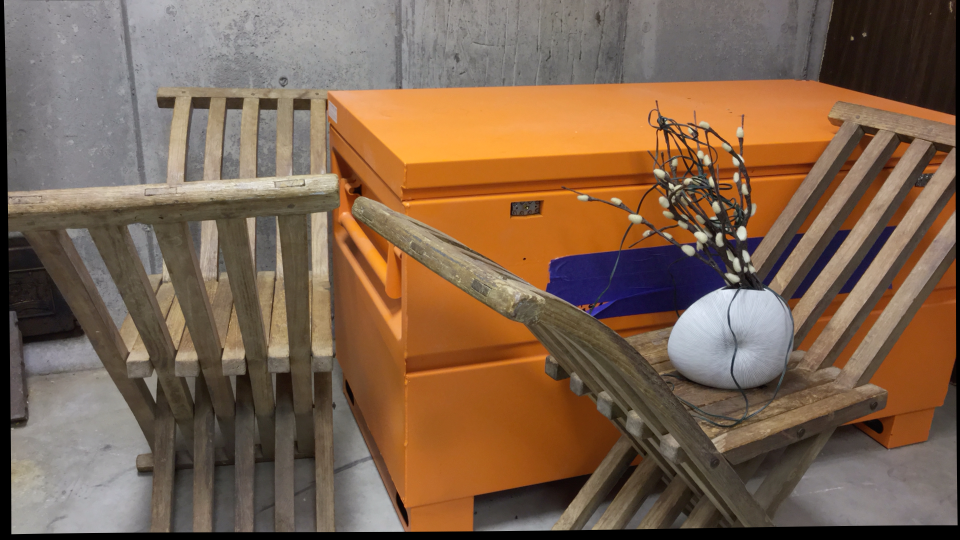
#> input picture data/curule/im0.png, 1920 x 1080 px, found by its file name (shown at 1/2 size)
$ python stereo.py
#> lines starting #> are read from the running program, lines starting #| are printed output that depends on the picture; long printed decimals are rounded
### src/calibrate.py
import cv2
import numpy as np
import matplotlib.pyplot as plt


def features_match(img1, img2):

    sift = cv2.SIFT_create()
    orb = cv2.ORB_create(nfeatures=500)

    kp1, desc1 = orb.detectAndCompute(img1, None)
    kp2, desc2 = orb.detectAndCompute(img2, None)

    index_params = dict(algorithm = 6, table_numer=6, key_size=12, multi_probe_level=2)
    search_params = {}
    flann = cv2.FlannBasedMatcher(index_params, search_params)
    matches = flann.knnMatch(desc1, desc2, k=2)

    good = []
    for m,n in matches:
        if m.distance < 0.6*n.distance:
            good.append(m)

    src_pts_temp = np.float32([kp1[m.queryIdx].pt for m in good])
    dst_pts_temp = np.float32([kp2[m.trainIdx].pt for m in good])

    img3 = cv2.drawMatches(img1, kp1, img2, kp2, good, None, flags=2)
    plt.imshow(img3)
    plt.show()
    # cv2.imwrite('img1.jpg', img3)

    return src_pts_temp, dst_pts_temp


def normalizePoints(pts):

    t_x = np.mean(pts, axis=0)[0]
    t_y = np.mean(pts, axis=0)[1]
    s = (2**0.5)/(((1/(len(pts)))*(np.sum(np.sum(np.square(np.subtract(pts, np.mean(pts, axis=0))), axis=1))))**0.5)

    T = np.matmul((np.array([[s, 0, 0], [0, s, 0], [0, 0, 1]])),(np.array([[1, 0, (-t_x)], [0, 1, (-t_y)], [0, 0, 1]])))

    pts_norm = np.matmul(T, ((np.hstack([pts, np.ones((len(pts), 1))])).T))
    pts_norm = ((np.divide(pts_norm, pts_norm[-1]))[0:2]).T


    return pts_norm, T


def computeFundamentalMatrix(src_pts, dst_pts):

    src_norm, T_src = normalizePoints(src_pts)
    dst_norm, T_dst = normalizePoints(dst_pts)

    A = []
    for i in range(len(src_norm)):
        A.append([((src_norm[i][0])*(dst_norm[i][0])), ((src_norm[i][0])*(dst_norm[i][1])), (src_norm[i][0]), ((src_norm[i][1])*(dst_norm[i][0])), ((src_norm[i][1])*(dst_norm[i][1])), (src_norm[i][1]), (dst_norm[i][0]), (dst_norm[i][1]), (1)])
    A = np.asarray(A)

    _, __, VT_A = np.linalg.svd(A)

    F_norm = np.reshape(VT_A[-1], (3, 3))

    if (np.linalg.matrix_rank(F_norm) == 3):

        U, S, VT = np.linalg.svd(F_norm)
        S[-1] = 0
        F_norm = np.matmul(U * S, VT)

    F = np.matmul(np.matmul((T_dst.T), F_norm), T_src)
    F = np.divide(F, F[-1][-1])

    return F


# [43 lines left out: functions checkInliers, RANSACforFundamentalMatrix, not called in this run]


def computeEssentialMatrix(F, cam0, cam1):

    E = np.matmul((np.matmul(cam1.T, F)), cam0)

    if (np.linalg.matrix_rank(E) == 3):

        U, S, VT = np.linalg.svd(E)
        S[-1] = 0
        E = np.matmul(U * S, VT)

    return E


def decomposeEssentialMatrix(E, cam0, cam1, src_pts, dst_pts):

    W = np.array([[0, -1, 0], [1, 0, 0], [0, 0, 1]])
    U, _, VT = np.linalg.svd(E)

    C1 = C3 = U[:, 2].reshape(3, 1)
    C2 = C4 = -U[:, 2].reshape(3, 1)

    R1 = R2 = np.matmul((np.matmul(U, W)), VT)
    R3 = R4 = np.matmul((np.matmul(U, W.T)), VT)

    if (np.linalg.det(R1) < 0):
        R1 = -R1
        R2 = -R2
        C1 = -C1
        C2 = -C2
    if (np.linalg.det(R3) < 0):
        R3 = -R3
        R4 = -R4
        C3 = -C3
        C4 = -C4

    print('R1 = ')
    print(R1)
    print()
    print('R2 = ')
    print(R2)
    print()
    print('R3 = ')
    print(R3)
    print()
    print('R4 = ')
    print(R4)
    print()
    print('C1 = ')
    print(C1)
    print()
    print('C2 = ')
    print(C2)
    print()
    print('C3 = ')
    print(C3)
    print()
    print('C4 = ')
    print(C4)
    print()

### src/rectify.py
import cv2
import numpy as np
import matplotlib.pyplot as plt


def rectifyImages(img1, img2, F, src_pts, dst_pts):

    h, w = img2.shape
    _, H1, H2 = cv2.stereoRectifyUncalibrated(src_pts, dst_pts, F, imgSize=(w, h), threshold=0)

    print("Homography Matrix for Left Image: H1 = ")
    print(H1)
    print()
    print("Homography Matrix for Right Image: H2 = ")
    print(H2)

    img1_rect = cv2.warpPerspective(img1, H1, (w, h))
    img2_rect = cv2.warpPerspective(img2, H2, (w, h))

    F_new = np.matmul(((np.linalg.inv(H2)).T), (np.matmul(F, np.linalg.inv(H1))))

    src_new_pts = (np.matmul(H1, ((np.hstack((src_pts, np.ones((len(src_pts), 1))))).T)))
    src_new_pts = np.divide(src_new_pts, src_new_pts[-1])
    src_new_pts = (src_new_pts[0:2]).T

    dst_new_pts = (np.matmul(H2, ((np.hstack((dst_pts, np.ones((len(dst_pts), 1))))).T)))
    dst_new_pts = np.divide(dst_new_pts, dst_new_pts[-1])
    dst_new_pts = (dst_new_pts[0:2]).T

    return img1_rect, img2_rect, F_new, src_new_pts, dst_new_pts


def drawlines(img1,img2,lines,pts1,pts2):

    r,c = img1.shape

    img1 = cv2.cvtColor(img1,cv2.COLOR_GRAY2BGR)
    img2 = cv2.cvtColor(img2,cv2.COLOR_GRAY2BGR)

    for r,pt1,pt2 in zip(lines,pts1,pts2):

        # color = tuple(np.random.randint(0, 255, 3).tolist())
        color = (255, 0, 0)
        x0,y0 = map(int, [0, -r[2]/r[1] ])
        x1,y1 = map(int, [c, -(r[2]+r[0]*c)/r[1] ])

        img1 = cv2.line(img1, (x0,y0), (x1,y1), color, 1)
        img1 = cv2.circle(img1, (round(pt1[0]), round(pt1[1])), 5, color, -1)
        img2 = cv2.circle(img2, (round(pt2[0]), round(pt2[1])), 5, color, -1)

    return img1, img2


def drawEpipolarLines(img1_rect, img2_rect, F, src_pts, dst_pts):

    lines1 = cv2.computeCorrespondEpilines(dst_pts.reshape(-1,1,2), 2, F)
    lines1 = lines1.reshape(-1,3)
    img3, _ = drawlines(img1_rect, img2_rect, lines1, src_pts, dst_pts)

    lines2 = cv2.computeCorrespondEpilines(src_pts.reshape(-1,1,2), 1, F)
    lines2 = lines2.reshape(-1,3)
    img4, _ = drawlines(img2_rect, img1_rect, lines2, dst_pts, src_pts)

    img5 = np.concatenate((img3, img4), axis=1)
    # cv2.imwrite('img5.jpg', img5)

    plt.subplot(121),plt.imshow(img3)
    plt.subplot(122),plt.imshow(img4)
    plt.show()

### src/correspond.py
import cv2
import numpy as np
import matplotlib.pyplot as plt


def SSD(kernel1, kernel2):

    SSD = np.sum(np.square(np.subtract(kernel1, kernel2)))

    return SSD


def matchingWindows(img1, img2):

    h, w = img1.shape

    disp_map = np.zeros((h, w))
    depth = np.zeros((h, w))

    win_size = 30

    for i in range(0, h, win_size):
        for j in range(0, w, win_size):

            kernel1 = img1[i:i+win_size, j:j+win_size]

            SSD_min_val = np.inf
            index = j+0.001

            for k in range((max(0, j-100)), j, 5):

                kernel2 = img2[i:i+win_size, k:k+win_size]

                SSD_val = SSD(kernel1, kernel2)

                if SSD_val <= SSD_min_val:
                    index = k
                    SSD_min_val = SSD_val

            disp = (np.abs(index - j))

            disp_map[i:i+win_size, j:j+win_size] = disp

    max_SSD = np.amax(disp_map)
    min_SSD = np.amin(disp_map)
    scale = (255/(max_SSD - min_SSD))

    disp_img = np.multiply(disp_map, scale)
    disp_img = np.subtract(disp_img, ((255*min_SSD)/(max_SSD-min_SSD)))
    disp_img = np.uint8(disp_img)

    disp_img_heat = cv2.applyColorMap(disp_img, cv2.COLORMAP_TURBO)
    # cv2.imwrite('img7.jpg', disp_img)
    # cv2.imwrite('img8.jpg', disp_img_heat)

    return disp_map, disp_img

### src/depth.py
import cv2
import numpy as np
import matplotlib.pyplot as plt


def computeDepth(disp_map, cam0, baseline):

    f = cam0[0][0]

    depth_map = np.multiply(1/disp_map, (f*baseline))
    depth_map = np.uint8(depth_map)

    max_depth = np.amax(depth_map)
    min_depth = np.amin(depth_map)
    scale = (255/(max_depth - min_depth))

    depth_img = np.multiply(depth_map, scale)
    depth_img = np.subtract(depth_img, ((255*min_depth)/(max_depth-min_depth)))
    depth_img = np.uint8(depth_img)
    # depth_img = 255 - depth_img

    depth_img_heat = cv2.applyColorMap(depth_img, cv2.COLORMAP_TURBO)
    # cv2.imwrite('img9.jpg', depth_img)
    # cv2.imwrite('img10.jpg', depth_img_heat)

    return depth_map, depth_img

### src/stereo.py
import cv2
import numpy as np
import matplotlib.pyplot as plt
from calibrate import *
from rectify import *
from correspond import *
from depth import *


def stereo(folder):

#> called with folder = 'octagon'
    img1 = cv2.imread('./data/'+folder+'/im0.png')
#> img1 is the input picture: shape (1080, 1920, 3); mean B, G, R 78.9, 99.9, 126
    img2 = cv2.imread('./data/'+folder+'/im1.png')
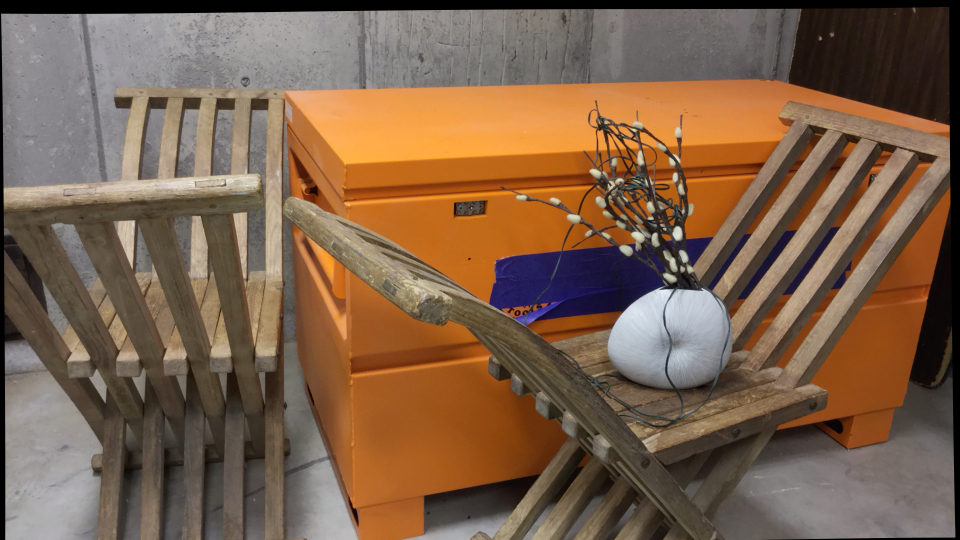
#> input picture data/curule/im1.png, 1920 x 1080 px, found by its file name (shown at 1/2 size)
#> img2 is the input picture: shape (1080, 1920, 3); mean B, G, R 75.2, 97.2, 124.4

    img1 = cv2.cvtColor(img1,cv2.COLOR_BGR2GRAY)
#> img1: shape (1080, 1920)
    img2 = cv2.cvtColor(img2,cv2.COLOR_BGR2GRAY)
#> img2: shape (1080, 1920)

    if folder == 'curule':
        cam0 = np.array([[1758.23, 0, 977.42], [0, 1758.23, 552.15], [0, 0, 1]])
        cam1 = np.array([[1758.23, 0, 977.42], [0, 1758.23, 552.15], [0, 0, 1]])
        doffs = 0
        baseline = 88.39
        width = 1920
        height = 1080
        ndisp = 220
        vmin = 55
        vmax = 195

    elif folder == 'octagon':
        cam0 = np.array([[1742.11, 0, 804.90], [0, 1742.11, 541.22], [0, 0, 1]])
        cam1 = np.array([[1742.11, 0, 804.90], [0, 1742.11, 541.22], [0, 0, 1]])
        doffs = 0
        baseline = 221.76
        width = 1920
        height = 1080
        ndisp = 100
        vmin = 29
        vmax = 61

    elif folder == 'pendulum':
        cam0 = np.array([[1729.05, 0, -364.24], [0, 1729.05, 552.22], [0, 0, 1]])
        cam1 = np.array([[1729.05, 0, -364.24], [0, 1729.05, 552.22], [0, 0, 1]])
        doffs = 0
        baseline = 537.75
        width = 1920
        height = 1080
        ndisp = 180
        vmin = 25
        vmax = 150

    src_pts, dst_pts = features_match(img1, img2)
#> in features_match, `kp1, desc1 = orb.detectAndCompute(img1, None)`: kp1 = 500 keypoints; strongest (x, y, size): (1483, 473, 111.1), (1338, 367, 37.2), (1481, 475, 92.6), (1338, 366, 31)
#> in features_match, `kp2, desc2 = orb.detectAndCompute(img2, None)`: kp2 = 500 keypoints; strongest (x, y, size): (1354, 473, 111.1), (1356, 455, 77.1), (1356, 457, 92.6), (1356, 475, 92.6)
#> in features_match, `matches = flann.knnMatch(desc1, desc2, k=2)`: matches = 500 matches
#> after the loop in features_match, `for m,n in matches:`: good = 57 matches
#> in features_match, `src_pts_temp = np.float32([kp1[m.queryIdx].pt for m in good])`: src_pts_temp = 57 pairs, first value 259 to 1758, second value 245 to 880
#> in features_match, `dst_pts_temp = np.float32([kp2[m.trainIdx].pt for m in good])`: dst_pts_temp = 57 pairs, first value 142 to 1654, second value 245 to 882
#> in features_match, `img3 = cv2.drawMatches(img1, kp1, img2, kp2, good, None, flags=2)`:
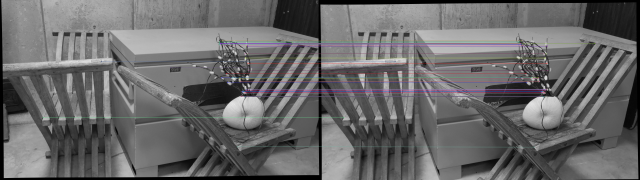
#> img3: shape (1080, 3840, 3) (shown at 1/6 size); mean of channels 0, 1, 2 104.4, 103.8, 104.5; drawn as B, G, R
#> src_pts has the same summary as src_pts_temp in features_match; dst_pts has the same summary as dst_pts_temp in features_match

    F = computeFundamentalMatrix(src_pts, dst_pts)
#> in normalizePoints, `t_x = np.mean(pts, axis=0)[0]`: t_x = 1381.7
#> in normalizePoints, `t_y = np.mean(pts, axis=0)[1]`: t_y = 412.7
#> in normalizePoints, `s = (2**0.5)/(((1/(len(pts)))*(np.sum(np.sum(np.square(np.subtract(pts..`: s = 0.00551
#> in normalizePoints, `T = np.matmul((np.array([[s, 0, 0], [0, s, 0], [0, 0, 1]])),(np.array(..`: T = [[0.00551, 0, -7.62], [0, 0.00551, -2.28], [0, 0, 1]]
#> in normalizePoints, `pts_norm = ((np.divide(pts_norm, pts_norm[-1]))[0:2]).T`: pts_norm = 57 pairs, first value -6.19 to 2.08, second value -0.925 to 2.58
#> in computeFundamentalMatrix, `src_norm, T_src = normalizePoints(src_pts)`: src_norm has the same summary as pts_norm in normalizePoints; T_src has the same summary as T in normalizePoints
#> in computeFundamentalMatrix, `dst_norm, T_dst = normalizePoints(dst_pts)`: dst_norm = 57 pairs, first value -6.11 to 2.17, second value -0.92 to 2.57; T_dst = [[0.00548, 0, -6.89], [0, 0.00548, -2.26], [0, 0, 1]]
#> the loop in computeFundamentalMatrix, `for i in range(len(src_norm)):` made 57 passes
#> after the loop in computeFundamentalMatrix, `for i in range(len(src_norm)):`: A = 57 items
#> in computeFundamentalMatrix, `F_norm = np.reshape(VT_A[-1], (3, 3))`: F_norm = [[-8.87e-05, -0.00283, -0.0256], [0.00358, 0.00174, 0.704], [0.0247, -0.709, -0.000912]]
#> in computeFundamentalMatrix, `U, S, VT = np.linalg.svd(F_norm)`: U = [[0.013, -0.0341, -0.999], [-0.254, 0.966, -0.0363], [0.967, 0.255, 0.00389]]; S = [0.71, 0.704, 5.5e-05]; VT = [[0.0324, -0.967, -0.254], [0.0139, -0.254, 0.967], [0.999, 0.0349, -0.00516]]
#> in computeFundamentalMatrix, `F_norm = np.matmul(U * S, VT)`: F_norm = [[-3.37e-05, -0.00282, -0.0256], [0.00358, 0.00174, 0.704], [0.0247, -0.709, -0.000912]]
#> in computeFundamentalMatrix, `F = np.matmul(np.matmul((T_dst.T), F_norm), T_src)`: F = [[-1.02e-09, -8.54e-08, -0.000104], [1.08e-07, 5.27e-08, 0.00369], [9.3e-05, -0.00382, 0.0314]]
#> in computeFundamentalMatrix, `F = np.divide(F, F[-1][-1])`: F = [[-3.25e-08, -2.72e-06, -0.0033], [3.45e-06, 1.68e-06, 0.118], [0.00296, -0.122, 1]]
    # F, src_pts, dst_pts = RANSACforFundamentalMatrix(src_pts, dst_pts)

    E = computeEssentialMatrix(F, cam0, cam1)
#> in computeEssentialMatrix, `E = np.matmul((np.matmul(cam1.T, F)), cam0)`: E = [[-0.0986, -8.26, -8.37], [10.46, 5.1, 211.2], [8.37, -214.5, -0.811]]

    print("Fundamental Matrix: F = ")
    print(F)
#| [[-3.24726988e-08 -2.72014488e-06 -3.30393754e-03]
#|  [ 3.44560031e-06  1.67910486e-06  1.17534620e-01]
#|  [ 2.96420549e-03 -1.21829093e-01  1.00000000e+00]]
    print()
    print("Essential Matrix: E = ")
    print(E)
#| [[-9.85529280e-02 -8.25549623e+00 -8.36608542e+00]
#|  [ 1.04572152e+01  5.09599467e+00  2.11172910e+02]
#|  [ 8.36717317e+00 -2.14470766e+02 -8.10872494e-01]]
    print()

    decomposeEssentialMatrix(E, cam0, cam1, src_pts[0], dst_pts[0])
#> in decomposeEssentialMatrix, `U, _, VT = np.linalg.svd(E)`: U = [[0.0524, 0.0146, 0.999], [-0.513, -0.858, 0.0394], [0.857, -0.514, -0.0375]]; VT = [[0.00833, -0.863, -0.505], [-0.0632, 0.504, -0.861], [-0.998, -0.0391, 0.0504]]
#> in decomposeEssentialMatrix, `C1 = C3 = U[:, 2].reshape(3, 1)`: C1 = [0.999, 0.0394, -0.0375]
#> in decomposeEssentialMatrix, `C2 = C4 = -U[:, 2].reshape(3, 1)`: C2 = [-0.999, -0.0394, 0.0375]
#> in decomposeEssentialMatrix, `R1 = R2 = np.matmul((np.matmul(U, W)), VT)`: R1 = [[-0.993, -0.078, 0.0881], [-0.0789, 0.997, -0.00635], [0.0873, 0.0133, 0.996]]; R2 has the same summary as R1
#> in decomposeEssentialMatrix, `R3 = R4 = np.matmul((np.matmul(U, W.T)), VT)`: R3 = [[-1, -9.88e-05, 0.0125], [0.000228, -1, 0.0103], [-0.0125, -0.0103, -1]]; R4 has the same summary as R3
#> in decomposeEssentialMatrix, `R1 = -R1`: R1 = [[0.993, 0.078, -0.0881], [0.0789, -0.997, 0.00635], [-0.0873, -0.0133, -0.996]]
#> in decomposeEssentialMatrix, `R2 = -R2`: R2 has the same summary as R1
#> in decomposeEssentialMatrix, `C1 = -C1`: C1 = [-0.999, -0.0394, 0.0375]
#> in decomposeEssentialMatrix, `C2 = -C2`: C2 = [0.999, 0.0394, -0.0375]
#> in decomposeEssentialMatrix, `R3 = -R3`: R3 = [[1, 9.88e-05, -0.0125], [-0.000228, 1, -0.0103], [0.0125, 0.0103, 1]]
#> in decomposeEssentialMatrix, `R4 = -R4`: R4 has the same summary as R3
#> in decomposeEssentialMatrix, `C3 = -C3`: C3 = [-0.999, -0.0394, 0.0375]
#> in decomposeEssentialMatrix, `C4 = -C4`: C4 = [0.999, 0.0394, -0.0375]
#| [[ 0.9931  0.07803 -0.0881]
#|  [ 0.0789 -0.9969  0.006347 ]
#|  [-0.08732 -0.01325 -0.9961]]
#| [[ 0.9931  0.07803 -0.0881]
#|  [ 0.0789 -0.9969  0.006347 ]
#|  [-0.08732 -0.01325 -0.9961]]
#| [[ 9.99922106e-01  9.87650450e-05 -1.24808700e-02]
#|  [-2.27549858e-04  9.99946746e-01 -1.03175779e-02]
#|  [ 1.24791863e-02  1.03196142e-02  9.99868879e-01]]
#| [[ 9.99922106e-01  9.87650450e-05 -1.24808700e-02]
#|  [-2.27549858e-04  9.99946746e-01 -1.03175779e-02]
#|  [ 1.24791863e-02  1.03196142e-02  9.99868879e-01]]
#| [[-0.9985]
#|  [-0.03941]
#|  [ 0.0375]]
#| [[ 0.9985]
#|  [ 0.03941]
#|  [-0.0375]]
#| [[-0.9985]
#|  [-0.03941]
#|  [ 0.0375]]
#| [[ 0.9985]
#|  [ 0.03941]
#|  [-0.0375]]

    img1_rect, img2_rect, F, src_pts_new, dst_pts_new = rectifyImages(img1, img2, F, src_pts, dst_pts)
#> in rectifyImages, `_, H1, H2 = cv2.stereoRectifyUncalibrated(src_pts, dst_pts, F, imgSize..`: H1 = [[-0.124, -0.00496, 22.19], [0.00287, -0.122, -2.15], [-3.37e-06, -1.75e-06, -0.115]]; H2 = [[1.02, 0.0401, -40.68], [-0.0277, 1, 26.76], [2.15e-05, 8.43e-07, 0.979]]
#| [[-1.23663183e-01 -4.95697370e-03  2.21877829e+01]
#|  [ 2.87219919e-03 -1.21884239e-01 -2.14684622e+00]
#|  [-3.37192216e-06 -1.74720920e-06 -1.15105815e-01]]
#| [[ 1.01982188e+00  4.00945785e-02 -4.06800810e+01]
#|  [-2.77008943e-02  9.99683479e-01  2.67637800e+01]
#|  [ 2.14519110e-05  8.43387796e-07  9.78950736e-01]]
#> in rectifyImages, `F_new = np.matmul(((np.linalg.inv(H2)).T), (np.matmul(F, np.linalg.inv..`: F_new = [[-3.21e-22, -4.26e-16, 1.17e-14], [5.58e-19, 3.19e-17, -1.02], [6.87e-17, 1.02, 5.33e-13]]
#> in rectifyImages, `src_new_pts = (src_new_pts[0:2]).T`: src_new_pts = 57 pairs, first value 113.8 to 1617.4, second value 234.5 to 867.2
#> in rectifyImages, `dst_new_pts = (dst_new_pts[0:2]).T`: dst_new_pts = 57 pairs, first value 134.7 to 1632.5, second value 235.4 to 866.6
#> F has the same summary as F_new in rectifyImages; src_pts_new has the same summary as src_new_pts in rectifyImages; dst_pts_new has the same summary as dst_new_pts in rectifyImages

    drawEpipolarLines(img1_rect, img2_rect, F, src_pts_new, dst_pts_new)
#> in drawEpipolarLines, `lines1 = cv2.computeCorrespondEpilines(dst_pts.reshape(-1,1,2), 2, F)`: lines1 = 57 rows, first 8: [2.05e-16, 1, -253.2], [2.09e-16, 1, -259.7], [2.05e-16, 1, -253.3], [2.04e-16, 1, -252.1], [1.95e-16, 1, -235.4], [2.1e-16, 1, -263], [1.97e-16, 1, -238.9], [2.9e-16, 1, -407.9]
#> the loop in drawlines, `for r,pt1,pt2 in zip(lines,pts1,pts2):` made 57 passes
#> (r, pt1, pt2, y0, y1) on passes 1 to 3: ([2.05e-16, 1, -253.2], [1186.1, 251.4], [1186.7, 253.2], 253, 253), ([2.09e-16, 1, -259.7], [1202.1, 256.9], [1202.8, 259.7], 259, 259), ([2.05e-16, 1, -253.3], [1183.1, 251.5], [1183.8, 253.3], 253, 253)
#> after the loop in drawlines, `for r,pt1,pt2 in zip(lines,pts1,pts2):`:
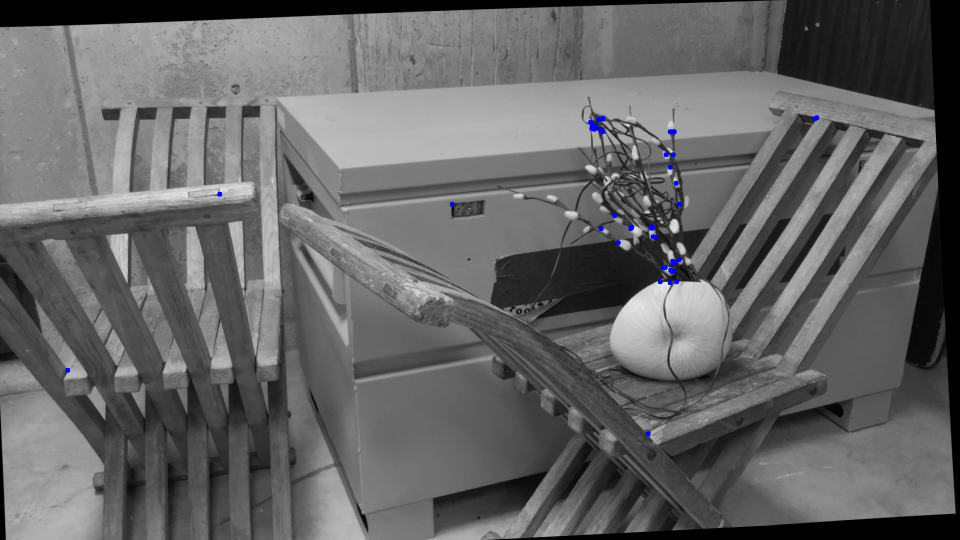
#> img2: shape (1080, 1920, 3) (shown at 1/2 size); mean B, G, R 101.3, 100.9, 100.9
#> in drawEpipolarLines, `lines2 = cv2.computeCorrespondEpilines(src_pts.reshape(-1,1,2), 1, F)`: lines2 = 57 rows, first 8: [-9.33e-14, -1, 251.4], [-9.57e-14, -1, 256.9], [-9.34e-14, -1, 251.5], [-9.29e-14, -1, 250.2], [-8.65e-14, -1, 235], [-9.76e-14, -1, 261.6], [-8.73e-14, -1, 236.8], [-1.59e-13, -1, 408.3]
#> the loop in drawlines (call 2), `for r,pt1,pt2 in zip(lines,pts1,pts2):` made 57 passes
#> (r, pt1, pt2, y0, y1) on passes 1 to 3: ([-9.33e-14, -1, 251.4], [1186.7, 253.2], [1186.1, 251.4], 251, 251), ([-9.57e-14, -1, 256.9], [1202.8, 259.7], [1202.1, 256.9], 256, 256), ([-9.34e-14, -1, 251.5], [1183.8, 253.3], [1183.1, 251.5], 251, 251)
#> after the loop in drawlines (call 2), `for r,pt1,pt2 in zip(lines,pts1,pts2):`:
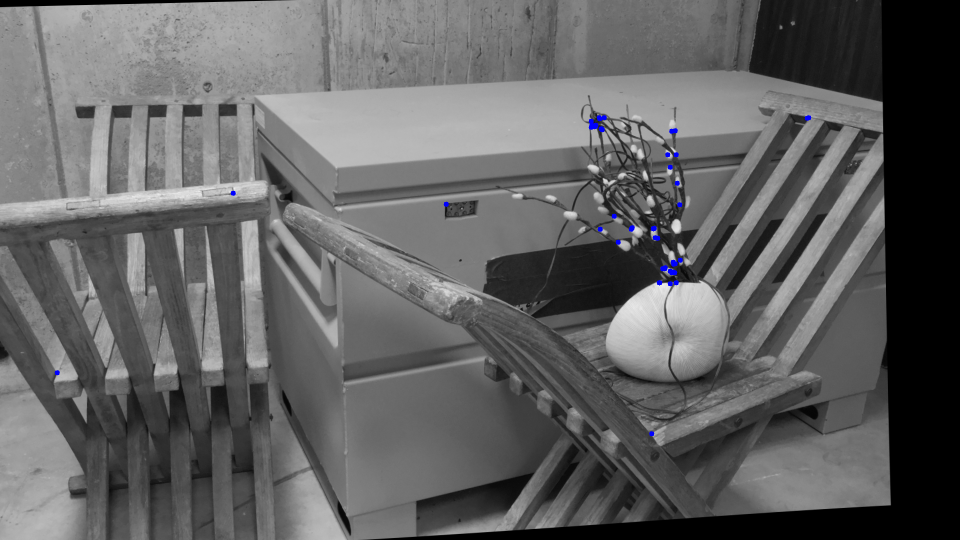
#> img2: shape (1080, 1920, 3) (shown at 1/2 size); mean B, G, R 98.5, 98.1, 98.1

    disp_map, disp_img = matchingWindows(img1_rect, img2_rect)
#> after the loop in matchingWindows, `for i in range(0, h, win_size):`:
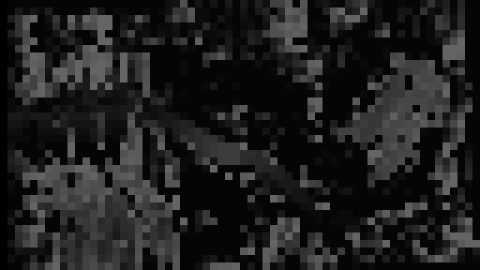
#> disp_map: shape (1080, 1920) float64 (shown at 1/4 size); min 0.001, max 100, mean 31.3
    disp_fig = plt.figure()
    disp_fig.add_subplot(1,2,1)
    plt.imshow(disp_img, cmap='gray', interpolation='nearest')
    disp_fig.add_subplot(1,2,2)
    plt.imshow(disp_img, cmap='inferno')
    plt.show()

    depth_map, depth_img = computeDepth(disp_map, cam0, baseline)
#> in computeDepth, `depth_img_heat = cv2.applyColorMap(depth_img, cv2.COLORMAP_TURBO)`:
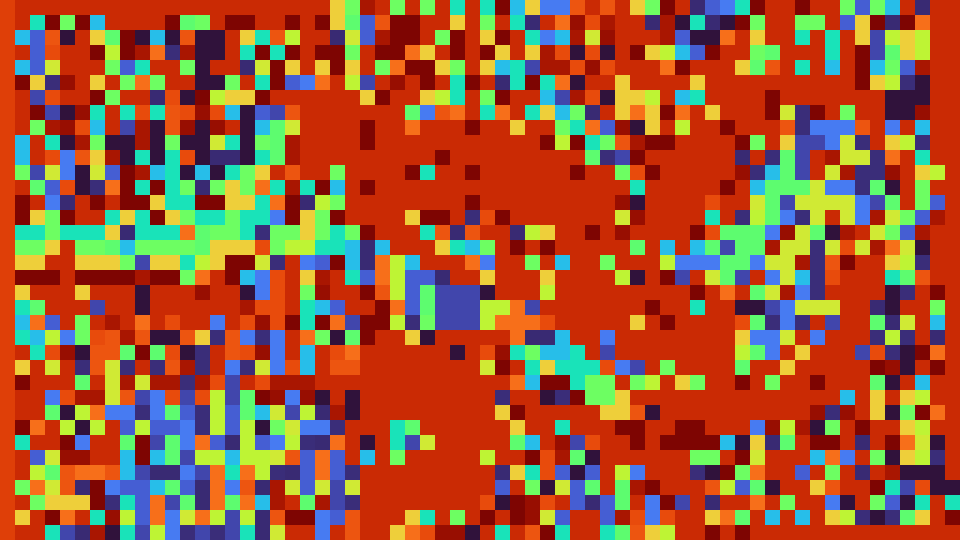
#> depth_img_heat: shape (1080, 1920, 3) (shown at 1/2 size); mean B, G, R 56.1, 92.4, 155.4
    depth_fig = plt.figure()
    depth_fig.add_subplot(1,2,1)
    plt.imshow(depth_img, cmap='gray', interpolation='nearest')
    depth_fig.add_subplot(1,2,2)
    plt.imshow(depth_img, cmap='inferno')
    plt.show()


if __name__ == "__main__":

    # stereo('curule')
    stereo('octagon')
    # stereo('pendulum')
